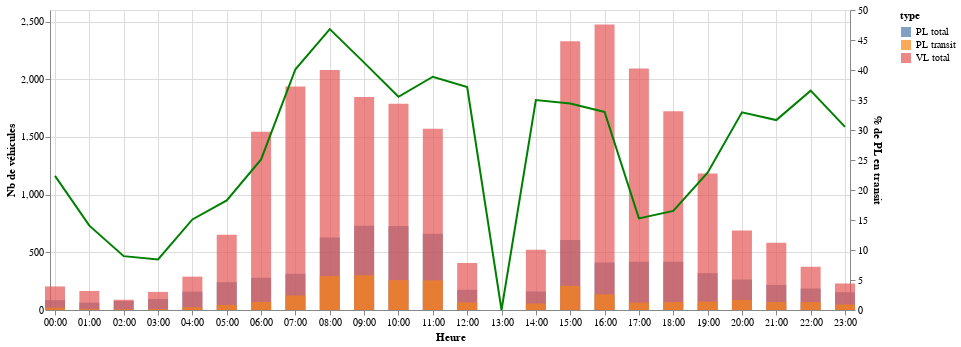

Notebook code for this chart:
### Code cell
g.graph_VL_PL_transit_j_cam(synt_nb_veh_cam, '2019-01-29', 4)

### Figure 1 — Vega-Lite specification as saved in the notebook (floating-point values rounded to 4 significant figures)
{"$schema": "https://vega.github.io/schema/vega-lite/v2.6.0.json", "config": {"view": {"height": 300, "width": 400}}, "datasets": {"data-6b445f40fa7e900c107e9c8919a0dff9": [{"camera_id": 4, "created": "2019-01-29T00:00:00", "nb_pl_tot": 85, "nb_pl_transit": 19, "nb_veh": 85, "pct_pl_transit": 22.35, "type": "PL total", "type_x": "PL total", "type_y": "PL transit"}, {"camera_id": 4, "created": "2019-01-29T01:00:00", "nb_pl_tot": 64, "nb_pl_transit": 9, "nb_veh": 64, "pct_pl_transit": 14.06, "type": "PL total", "type_x": "PL total", "type_y": "PL transit"}, {"camera_id": 4, "created": "2019-01-29T02:00:00", "nb_pl_tot": 78, "nb_pl_transit": 7, "nb_veh": 78, "pct_pl_transit": 8.974, "type": "PL total", "type_x": "PL total", "type_y": "PL transit"}, {"camera_id": 4, "created": "2019-01-29T03:00:00", "nb_pl_tot": 95, "nb_pl_transit": 8, "nb_veh": 95, "pct_pl_transit": 8.421, "type": "PL total", "type_x": "PL total", "type_y": "PL transit"}, {"camera_id": 4, "created": "2019-01-29T04:00:00", "nb_pl_tot": 159, "nb_pl_transit": 24, "nb_veh": 159, "pct_pl_transit": 15.09, "type": "PL total", "type_x": "PL total", "type_y": "PL transit"}, {"camera_id": 4, "created": "2019-01-29T05:00:00", "nb_pl_tot": 241, "nb_pl_transit": 44, "nb_veh": 241, "pct_pl_transit": 18.26, "type": "PL total", "type_x": "PL total", "type_y": "PL transit"}, {"camera_id": 4, "created": "2019-01-29T06:00:00", "nb_pl_tot": 279, "nb_pl_transit": 70, "nb_veh": 279, "pct_pl_transit": 25.09, "type": "PL total", "type_x": "PL total", "type_y": "PL transit"}, {"camera_id": 4, "created": "2019-01-29T07:00:00", "nb_pl_tot": 314, "nb_pl_transit": 126, "nb_veh": 314, "pct_pl_transit": 40.13, "type": "PL total", "type_x": "PL total", "type_y": "PL transit"}, {"camera_id": 4, "created": "2019-01-29T08:00:00", "nb_pl_tot": 628, "nb_pl_transit": 294, "nb_veh": 628, "pct_pl_transit": 46.82, "type": "PL total", "type_x": "PL total", "type_y": "PL transit"}, {"camera_id": 4, "created": "2019-01-29T09:00:00", "nb_pl_tot": 730, "nb_pl_transit": 301, "nb_veh": 730, "pct_pl_transit": 41.23, "type": "PL total", "type_x": "PL total", "type_y": "PL transit"}, {"camera_id": 4, "created": "2019-01-29T10:00:00", "nb_pl_tot": 729, "nb_pl_transit": 259, "nb_veh": 729, "pct_pl_transit": 35.53, "type": "PL total", "type_x": "PL total", "type_y": "PL transit"}, {"camera_id": 4, "created": "2019-01-29T11:00:00", "nb_pl_tot": 661, "nb_pl_transit": 257, "nb_veh": 661, "pct_pl_transit": 38.88, "type": "PL total", "type_x": "PL total", "type_y": "PL transit"}, {"camera_id": 4, "created": "2019-01-29T12:00:00", "nb_pl_tot": 175, "nb_pl_transit": 65, "nb_veh": 175, "pct_pl_transit": 37.14, "type": "PL total", "type_x": "PL total", "type_y": "PL transit"}, {"camera_id": 4, "created": "2019-01-29T13:00:00", "nb_pl_tot": 0, "nb_pl_transit": 0, "nb_veh": 0, "pct_pl_transit": 0, "type": "PL total", "type_x": "PL total", "type_y": "PL transit"}, {"camera_id": 4, "created": "2019-01-29T14:00:00", "nb_pl_tot": 160, "nb_pl_transit": 56, "nb_veh": 160, "pct_pl_transit": 35, "type": "PL total", "type_x": "PL total", "type_y": "PL transit"}, {"camera_id": 4, "created": "2019-01-29T15:00:00", "nb_pl_tot": 607, "nb_pl_transit": 209, "nb_veh": 607, "pct_pl_transit": 34.43, "type": "PL total", "type_x": "PL total", "type_y": "PL transit"}, {"camera_id": 4, "created": "2019-01-29T16:00:00", "nb_pl_tot": 412, "nb_pl_transit": 136, "nb_veh": 412, "pct_pl_transit": 33.01, "type": "PL total", "type_x": "PL total", "type_y": "PL transit"}, {"camera_id": 4, "created": "2019-01-29T17:00:00", "nb_pl_tot": 419, "nb_pl_transit": 64, "nb_veh": 419, "pct_pl_transit": 15.27, "type": "PL total", "type_x": "PL total", "type_y": "PL transit"}, {"camera_id": 4, "created": "2019-01-29T18:00:00", "nb_pl_tot": 418, "nb_pl_transit": 69, "nb_veh": 418, "pct_pl_transit": 16.51, "type": "PL total", "type_x": "PL total", "type_y": "PL transit"}, {"camera_id": 4, "created": "2019-01-29T19:00:00", "nb_pl_tot": 319, "nb_pl_transit": 73, "nb_veh": 319, "pct_pl_transit": 22.88, "type": "PL total", "type_x": "PL total", "type_y": "PL transit"}, {"camera_id": 4, "created": "2019-01-29T20:00:00", "nb_pl_tot": 264, "nb_pl_transit": 87, "nb_veh": 264, "pct_pl_transit": 32.95, "type": "PL total", "type_x": "PL total", "type_y": "PL transit"}, {"camera_id": 4, "created": "2019-01-29T21:00:00", "nb_pl_tot": 218, "nb_pl_transit": 69, "nb_veh": 218, "pct_pl_transit": 31.65, "type": "PL total", "type_x": "PL total", "type_y": "PL transit"}, {"camera_id": 4, "created": "2019-01-29T22:00:00", "nb_pl_tot": 186, "nb_pl_transit": 68, "nb_veh": 186, "pct_pl_transit": 36.56, "type": "PL total", "type_x": "PL total", "type_y": "PL transit"}, {"camera_id": 4, "created": "2019-01-29T23:00:00", "nb_pl_tot": 154, "nb_pl_transit": 47, "nb_veh": 154, "pct_pl_transit": 30.52, "type": "PL total", "type_x": "PL total", "type_y": "PL transit"}, {"camera_id": 4, "created": "2019-01-29T00:00:00", "nb_pl_tot": 85, "nb_pl_transit": 19, "nb_veh": 204, "pct_pl_transit": 22.35, "type": "VL total", "type_x": "PL total", "type_y": "PL transit"}, {"camera_id": 4, "created": "2019-01-29T01:00:00", "nb_pl_tot": 64, "nb_pl_transit": 9, "nb_veh": 165, "pct_pl_transit": 14.06, "type": "VL total", "type_x": "PL total", "type_y": "PL transit"}, {"camera_id": 4, "created": "2019-01-29T02:00:00", "nb_pl_tot": 78, "nb_pl_transit": 7, "nb_veh": 89, "pct_pl_transit": 8.974, "type": "VL total", "type_x": "PL total", "type_y": "PL transit"}, {"camera_id": 4, "created": "2019-01-29T03:00:00", "nb_pl_tot": 95, "nb_pl_transit": 8, "nb_veh": 157, "pct_pl_transit": 8.421, "type": "VL total", "type_x": "PL total", "type_y": "PL transit"}, {"camera_id": 4, "created": "2019-01-29T04:00:00", "nb_pl_tot": 159, "nb_pl_transit": 24, "nb_veh": 289, "pct_pl_transit": 15.09, "type": "VL total", "type_x": "PL total", "type_y": "PL transit"}, {"camera_id": 4, "created": "2019-01-29T05:00:00", "nb_pl_tot": 241, "nb_pl_transit": 44, "nb_veh": 653, "pct_pl_transit": 18.26, "type": "VL total", "type_x": "PL total", "type_y": "PL transit"}, {"camera_id": 4, "created": "2019-01-29T06:00:00", "nb_pl_tot": 279, "nb_pl_transit": 70, "nb_veh": 1545, "pct_pl_transit": 25.09, "type": "VL total", "type_x": "PL total", "type_y": "PL transit"}, {"camera_id": 4, "created": "2019-01-29T07:00:00", "nb_pl_tot": 314, "nb_pl_transit": 126, "nb_veh": 1938, "pct_pl_transit": 40.13, "type": "VL total", "type_x": "PL total", "type_y": "PL transit"}, {"camera_id": 4, "created": "2019-01-29T08:00:00", "nb_pl_tot": 628, "nb_pl_transit": 294, "nb_veh": 2079, "pct_pl_transit": 46.82, "type": "VL total", "type_x": "PL total", "type_y": "PL transit"}, {"camera_id": 4, "created": "2019-01-29T09:00:00", "nb_pl_tot": 730, "nb_pl_transit": 301, "nb_veh": 1845, "pct_pl_transit": 41.23, "type": "VL total", "type_x": "PL total", "type_y": "PL transit"}, {"camera_id": 4, "created": "2019-01-29T10:00:00", "nb_pl_tot": 729, "nb_pl_transit": 259, "nb_veh": 1788, "pct_pl_transit": 35.53, "type": "VL total", "type_x": "PL total", "type_y": "PL transit"}, {"camera_id": 4, "created": "2019-01-29T11:00:00", "nb_pl_tot": 661, "nb_pl_transit": 257, "nb_veh": 1571, "pct_pl_transit": 38.88, "type": "VL total", "type_x": "PL total", "type_y": "PL transit"}, {"camera_id": 4, "created": "2019-01-29T12:00:00", "nb_pl_tot": 175, "nb_pl_transit": 65, "nb_veh": 408, "pct_pl_transit": 37.14, "type": "VL total", "type_x": "PL total", "type_y": "PL transit"}, {"camera_id": 4, "created": "2019-01-29T13:00:00", "nb_pl_tot": 0, "nb_pl_transit": 0, "nb_veh": 0, "pct_pl_transit": 0, "type": "VL total", "type_x": "PL total", "type_y": "PL transit"}, {"camera_id": 4, "created": "2019-01-29T14:00:00", "nb_pl_tot": 160, "nb_pl_transit": 56, "nb_veh": 522, "pct_pl_transit": 35, "type": "VL total", "type_x": "PL total", "type_y": "PL transit"}, {"camera_id": 4, "created": "2019-01-29T15:00:00", "nb_pl_tot": 607, "nb_pl_transit": 209, "nb_veh": 2329, "pct_pl_transit": 34.43, "type": "VL total", "type_x": "PL total", "type_y": "PL transit"}, {"camera_id": 4, "created": "2019-01-29T16:00:00", "nb_pl_tot": 412, "nb_pl_transit": 136, "nb_veh": 2475, "pct_pl_transit": 33.01, "type": "VL total", "type_x": "PL total", "type_y": "PL transit"}, {"camera_id": 4, "created": "2019-01-29T17:00:00", "nb_pl_tot": 419, "nb_pl_transit": 64, "nb_veh": 2093, "pct_pl_transit": 15.27, "type": "VL total", "type_x": "PL total", "type_y": "PL transit"}, {"camera_id": 4, "created": "2019-01-29T18:00:00", "nb_pl_tot": 418, "nb_pl_transit": 69, "nb_veh": 1723, "pct_pl_transit": 16.51, "type": "VL total", "type_x": "PL total", "type_y": "PL transit"}, {"camera_id": 4, "created": "2019-01-29T19:00:00", "nb_pl_tot": 319, "nb_pl_transit": 73, "nb_veh": 1182, "pct_pl_transit": 22.88, "type": "VL total", "type_x": "PL total", "type_y": "PL transit"}, {"camera_id": 4, "created": "2019-01-29T20:00:00", "nb_pl_tot": 264, "nb_pl_transit": 87, "nb_veh": 690, "pct_pl_transit": 32.95, "type": "VL total", "type_x": "PL total", "type_y": "PL transit"}, {"camera_id": 4, "created": "2019-01-29T21:00:00", "nb_pl_tot": 218, "nb_pl_transit": 69, "nb_veh": 582, "pct_pl_transit": 31.65, "type": "VL total", "type_x": "PL total", "type_y": "PL transit"}, {"camera_id": 4, "created": "2019-01-29T22:00:00", "nb_pl_tot": 186, "nb_pl_transit": 68, "nb_veh": 375, "pct_pl_transit": 36.56, "type": "VL total", "type_x": "PL total", "type_y": "PL transit"}, {"camera_id": 4, "created": "2019-01-29T23:00:00", "nb_pl_tot": 154, "nb_pl_transit": 47, "nb_veh": 230, "pct_pl_transit": 30.52, "type": "VL total", "type_x": "PL total", "type_y": "PL transit"}, {"camera_id": 4, "created": "2019-01-29T00:00:00", "nb_pl_tot": 85, "nb_pl_transit": 19, "nb_veh": 19, "pct_pl_transit": 22.35, "type": "PL transit", "type_x": "PL total", "type_y": "PL transit"}, {"camera_id": 4, "created": "2019-01-29T01:00:00", "nb_pl_tot": 64, "nb_pl_transit": 9, "nb_veh": 9, "pct_pl_transit": 14.06, "type": "PL transit", "type_x": "PL total", "type_y": "PL transit"}, {"camera_id": 4, "created": "2019-01-29T02:00:00", "nb_pl_tot": 78, "nb_pl_transit": 7, "nb_veh": 7, "pct_pl_transit": 8.974, "type": "PL transit", "type_x": "PL total", "type_y": "PL transit"}, {"camera_id": 4, "created": "2019-01-29T03:00:00", "nb_pl_tot": 95, "nb_pl_transit": 8, "nb_veh": 8, "pct_pl_transit": 8.421, "type": "PL transit", "type_x": "PL total", "type_y": "PL transit"}, {"camera_id": 4, "created": "2019-01-29T04:00:00", "nb_pl_tot": 159, "nb_pl_transit": 24, "nb_veh": 24, "pct_pl_transit": 15.09, "type": "PL transit", "type_x": "PL total", "type_y": "PL transit"}, {"camera_id": 4, "created": "2019-01-29T05:00:00", "nb_pl_tot": 241, "nb_pl_transit": 44, "nb_veh": 44, "pct_pl_transit": 18.26, "type": "PL transit", "type_x": "PL total", "type_y": "PL transit"}, {"camera_id": 4, "created": "2019-01-29T06:00:00", "nb_pl_tot": 279, "nb_pl_transit": 70, "nb_veh": 70, "pct_pl_transit": 25.09, "type": "PL transit", "type_x": "PL total", "type_y": "PL transit"}, {"camera_id": 4, "created": "2019-01-29T07:00:00", "nb_pl_tot": 314, "nb_pl_transit": 126, "nb_veh": 126, "pct_pl_transit": 40.13, "type": "PL transit", "type_x": "PL total", "type_y": "PL transit"}, {"camera_id": 4, "created": "2019-01-29T08:00:00", "nb_pl_tot": 628, "nb_pl_transit": 294, "nb_veh": 294, "pct_pl_transit": 46.82, "type": "PL transit", "type_x": "PL total", "type_y": "PL transit"}, {"camera_id": 4, "created": "2019-01-29T09:00:00", "nb_pl_tot": 730, "nb_pl_transit": 301, "nb_veh": 301, "pct_pl_transit": 41.23, "type": "PL transit", "type_x": "PL total", "type_y": "PL transit"}, {"camera_id": 4, "created": "2019-01-29T10:00:00", "nb_pl_tot": 729, "nb_pl_transit": 259, "nb_veh": 259, "pct_pl_transit": 35.53, "type": "PL transit", "type_x": "PL total", "type_y": "PL transit"}, {"camera_id": 4, "created": "2019-01-29T11:00:00", "nb_pl_tot": 661, "nb_pl_transit": 257, "nb_veh": 257, "pct_pl_transit": 38.88, "type": "PL transit", "type_x": "PL total", "type_y": "PL transit"}, {"camera_id": 4, "created": "2019-01-29T12:00:00", "nb_pl_tot": 175, "nb_pl_transit": 65, "nb_veh": 65, "pct_pl_transit": 37.14, "type": "PL transit", "type_x": "PL total", "type_y": "PL transit"}, {"camera_id": 4, "created": "2019-01-29T13:00:00", "nb_pl_tot": 0, "nb_pl_transit": 0, "nb_veh": 0, "pct_pl_transit": 0, "type": "PL transit", "type_x": "PL total", "type_y": "PL transit"}, {"camera_id": 4, "created": "2019-01-29T14:00:00", "nb_pl_tot": 160, "nb_pl_transit": 56, "nb_veh": 56, "pct_pl_transit": 35, "type": "PL transit", "type_x": "PL total", "type_y": "PL transit"}, {"camera_id": 4, "created": "2019-01-29T15:00:00", "nb_pl_tot": 607, "nb_pl_transit": 209, "nb_veh": 209, "pct_pl_transit": 34.43, "type": "PL transit", "type_x": "PL total", "type_y": "PL transit"}, {"camera_id": 4, "created": "2019-01-29T16:00:00", "nb_pl_tot": 412, "nb_pl_transit": 136, "nb_veh": 136, "pct_pl_transit": 33.01, "type": "PL transit", "type_x": "PL total", "type_y": "PL transit"}, {"camera_id": 4, "created": "2019-01-29T17:00:00", "nb_pl_tot": 419, "nb_pl_transit": 64, "nb_veh": 64, "pct_pl_transit": 15.27, "type": "PL transit", "type_x": "PL total", "type_y": "PL transit"}, {"camera_id": 4, "created": "2019-01-29T18:00:00", "nb_pl_tot": 418, "nb_pl_transit": 69, "nb_veh": 69, "pct_pl_transit": 16.51, "type": "PL transit", "type_x": "PL total", "type_y": "PL transit"}, {"camera_id": 4, "created": "2019-01-29T19:00:00", "nb_pl_tot": 319, "nb_pl_transit": 73, "nb_veh": 73, "pct_pl_transit": 22.88, "type": "PL transit", "type_x": "PL total", "type_y": "PL transit"}, {"camera_id": 4, "created": "2019-01-29T20:00:00", "nb_pl_tot": 264, "nb_pl_transit": 87, "nb_veh": 87, "pct_pl_transit": 32.95, "type": "PL transit", "type_x": "PL total", "type_y": "PL transit"}, {"camera_id": 4, "created": "2019-01-29T21:00:00", "nb_pl_tot": 218, "nb_pl_transit": 69, "nb_veh": 69, "pct_pl_transit": 31.65, "type": "PL transit", "type_x": "PL total", "type_y": "PL transit"}, {"camera_id": 4, "created": "2019-01-29T22:00:00", "nb_pl_tot": 186, "nb_pl_transit": 68, "nb_veh": 68, "pct_pl_transit": 36.56, "type": "PL transit", "type_x": "PL total", "type_y": "PL transit"}, {"camera_id": 4, "created": "2019-01-29T23:00:00", "nb_pl_tot": 154, "nb_pl_transit": 47, "nb_veh": 47, "pct_pl_transit": 30.52, "type": "PL transit", "type_x": "PL total", "type_y": "PL transit"}]}, "layer": [{"data": {"name": "data-6b445f40fa7e900c107e9c8919a0dff9"}, "encoding": {"color": {"field": "type", "type": "nominal"}, "x": {"axis": {"format": "%H:%M", "title": "Heure"}, "field": "created", "type": "temporal"}, "y": {"axis": {"title": "Nb de véhicules"}, "field": "nb_veh", "stack": null, "type": "quantitative"}}, "mark": {"opacity": 0.7, "size": 20, "type": "bar"}}, {"data": {"name": "data-6b445f40fa7e900c107e9c8919a0dff9"}, "encoding": {"x": {"axis": {"format": "%H:%M", "title": "Heure"}, "field": "created", "type": "temporal"}, "y": {"axis": {"title": "% de PL en transit"}, "field": "pct_pl_transit", "type": "quantitative"}}, "mark": {"color": "green", "type": "line"}}], "resolve": {"scale": {"color": "shared", "x": "shared", "y": "independent"}}, "width": 800}
